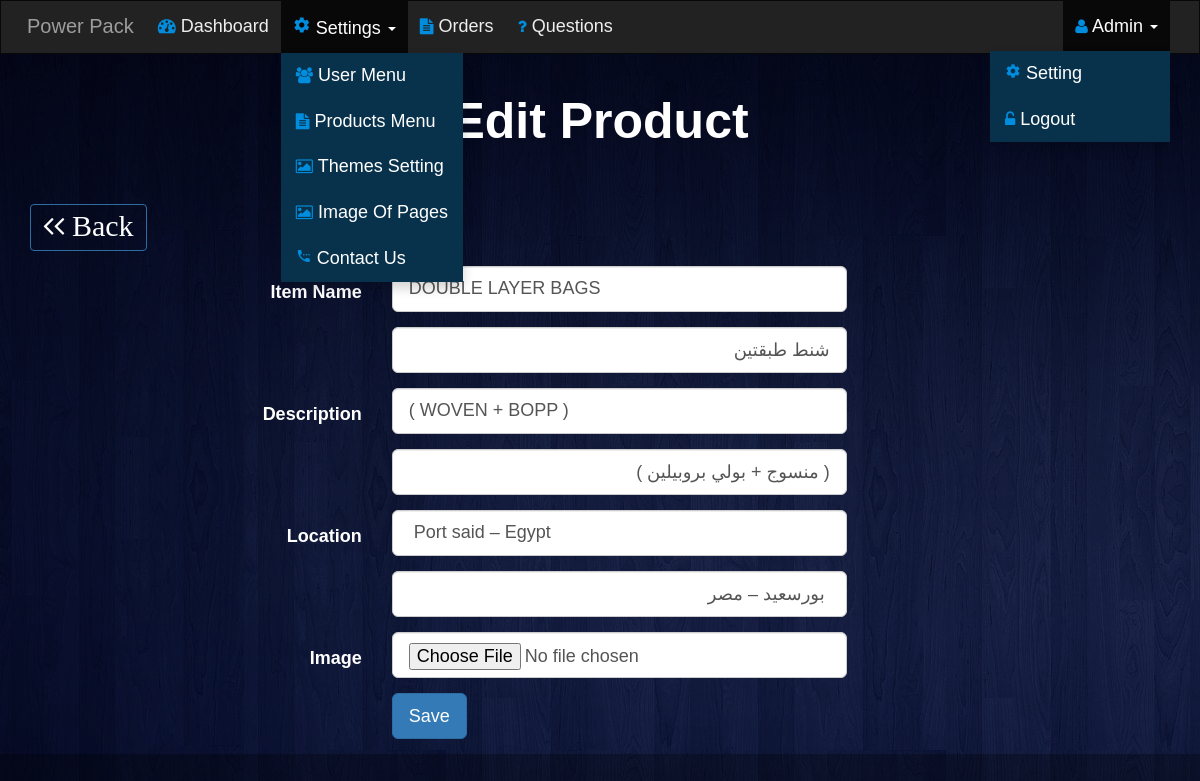
The app's page /Admin/product-en.php?do=Edit&productid=24 (signed in) with its own data.
### tables this page shows
CREATE TABLE `productsen` (
  `ProductID` int(11) NOT NULL,
  `ProductNameEn` varchar(255) NOT NULL,
  `DescriptionEn` varchar(255) NOT NULL,
  `LocationEn` varchar(255) NOT NULL,
  `ProductNameAr` varchar(255) NOT NULL,
  `DescriptionAr` varchar(255) NOT NULL,
  `LocationAr` varchar(255) NOT NULL,
  `imagePath` varchar(255) NOT NULL
);

### Admin/product-en.php (the view, shortened to what this page needs)
<?php
    if (isset($_SESSION['Username'])) {
        include 'init.php';
        $do = isset($_GET['do']) ? $_GET['do'] : 'Manage';
        if ($do == 'Manage') {
            $stmt = $con->prepare("SELECT * FROM productsen");
            $stmt->execute();
            $rows = $stmt->fetchAll();
        } elseif($do == 'Edit'){
            $productid = isset($_GET['productid']) && is_numeric($_GET['productid']) ? intval($_GET['productid']) : 0;
            $stmt = $con->prepare("SELECT * FROM productsen WHERE ProductID = ? LIMIT 1 ");
            $stmt->execute(array($productid));
            $row = $stmt->fetch();
            if ($stmt-> rowCount() > 0){
?>
    <h1 class="text-center" style="color:#FFF; font-size: 50px; margin: 40px 0px; font-weight: bold;">
    Edit Product</h1>
    <div class="container">
    <a href="products-menu-en.php?do=Manage" class="btn btn-primary"
            style="margin-top:15px;margin-bottom:15px;background-color: transparent;font-size:18px">
            <i class="fa fa-angle-left" style="font-size:30px">&#xf104; Back</i>  </a>
        <form class="form-horizontal" action="product-en.php?do=Update" method="POST" enctype="multipart/form-data">
            <div class="form-group form-group-lg">
               <label class="col-sm-2 control-label">Item Name</label>
               <div class="col-sm-10 col-md-6">
                   <input type="text" name="productnameEn" class="form-control"
                   value="<?php echo $row['ProductNameEn'] ?>" required="required"
                   placeholder="Product Name"/>
               </div>
            </div>
            <div class="form-group form-group-lg">
            <label type="hidden" class="col-sm-2 control-label"></label>
                <div class="col-sm-10 col-md-6">
                   <input type="text" name="productnameAr" class="form-control"
                   value="<?php echo $row['ProductNameAr'] ?>" required="required"
                   placeholder="اسم المنتج" style="direction:rtl"/>
               </div>
            </div>
            <div class="form-group form-group-lg">
               <label class="col-sm-2 control-label">Description</label>
               <div class="col-sm-10 col-md-6">
                   <input type="text" name="descriptionEn" class="form-control"
                   value="<?php echo $row['DescriptionEn'] ?>"  placeholder="Description for Product"/>
               </div>
            </div>
            <div class="form-group form-group-lg">
            <label type="hidden" class="col-sm-2 control-label"></label>
                <div class="col-sm-10 col-md-6">
                   <input type="text" name="descriptionAr" class="form-control"
                   value="<?php echo $row['DescriptionAr'] ?>"
                   placeholder="الوصف" style="direction:rtl"/>
               </div>
            </div>
            <div class="form-group form-group-lg">
               <label class="col-sm-2 control-label">Location</label>
               <div class="col-sm-10 col-md-6">
                   <input type="text" name="locationEn" class="form-control"
                   value="<?php echo $row['LocationEn'] ?>" placeholder="Location For Product "/>
               </div>
            </div>
            <div class="form-group form-group-lg">
            <label type="hidden" class="col-sm-2 control-label"></label>
                <div class="col-sm-10 col-md-6">
                   <input type="text" name="locationAr" class="form-control"
                   value="<?php echo $row['LocationAr'] ?>"
                   placeholder="الموقع" style="direction:rtl"/>
               </div>
            </div>
            <div class="form-group form-group-lg">
               <label class="col-sm-2 control-label">Image</label>
               <div class="col-sm-10 col-md-6">
                   <input type="file" name="image" class="form-control" value="<?php echo $row['imagePath'] ?>"/>
               </div>
            </div>
            <div class="form-group">
               <div class="col-sm-offset-2 col-sm-10">
                   <input type="submit" value="Save" class="btn btn-primary btn-lg"/>
               </div>
            </div>
        </form>
    </div>
      <?php
       }else{
          echo 'No Such ID';
      }
        }
     include $tpl . 'footer.php';
} else {
    header('Location: index.php');
    exit();
}

### Admin/Layout/css/backend.css (style rules this page uses)
body { background-color: #F4F4F4; font-size: 18px; background-image: linear-gradient(rgba(0, 0, 0, 0.5), rgba(0, 0, 0, 0.3)), url("../images/back.jpg"); margin: 0; font-family: 'arial'; color: #FFF }
.form-horizontal { margin-left: 200px; }
h1 { font-size: 50px; margin: 40px 0px; font-weight: bold; color: #FFF; }
.form-horizontal .form-group-lg .control-label { color: #FFF; }
.form-horizontal .btn { justify-content: center; }
.btn { background-color: none }

### records on screen
productsen: productnameEn "DOUBLE LAYER BAGS", productnameAr "شنط طبقتين", descriptionEn "( WOVEN + BOPP )", descriptionAr "( منسوج + بولي بروبيلين )", locationEn "Port said – Egypt", locationAr "بورسعيد – مصر"

### other values on screen
$_SESSION['Username'] "Admin"
